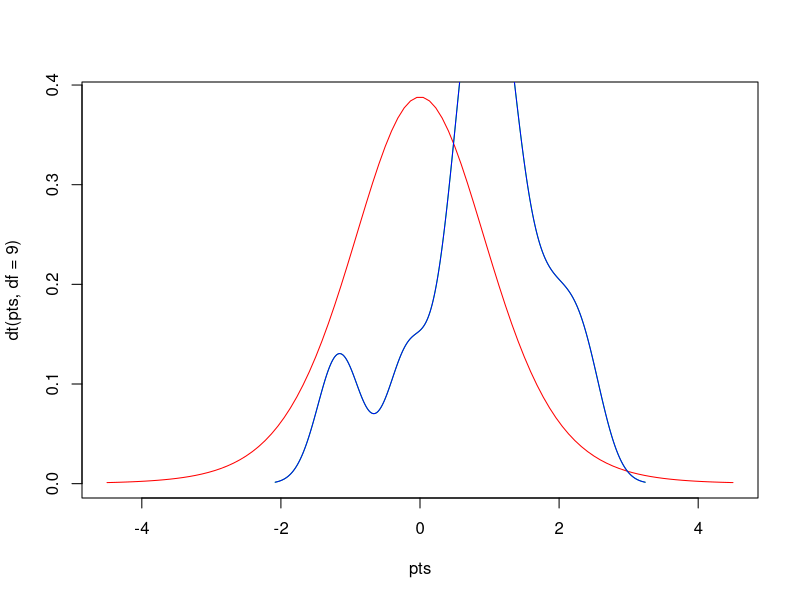

This figure's R source:
x <- rnorm(10)

y <-rnorm(10)

 pts = seq(-4.5,4.5,length=100)

plot(pts,dt(pts,df=9), col='red',type='l')

lines(density(x), col='green')

lines(density(x), col='blue')

ttest = t.test(x,y)